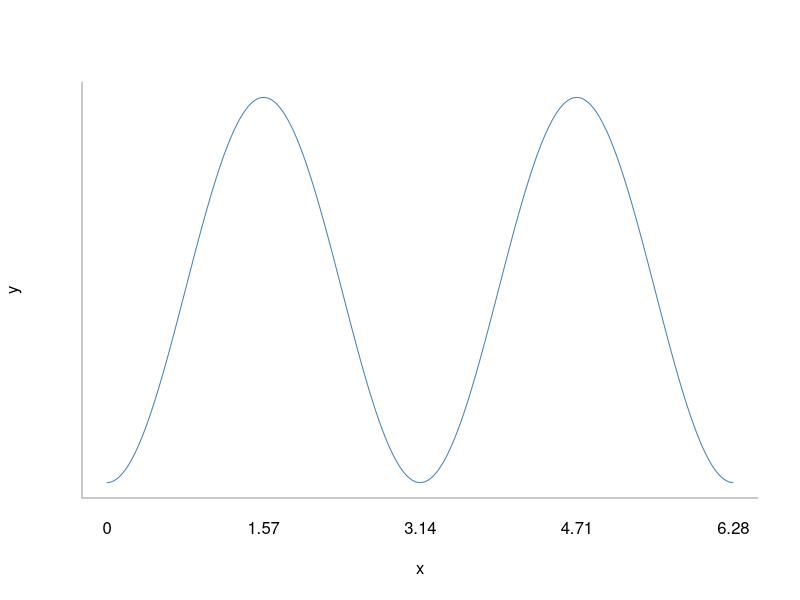
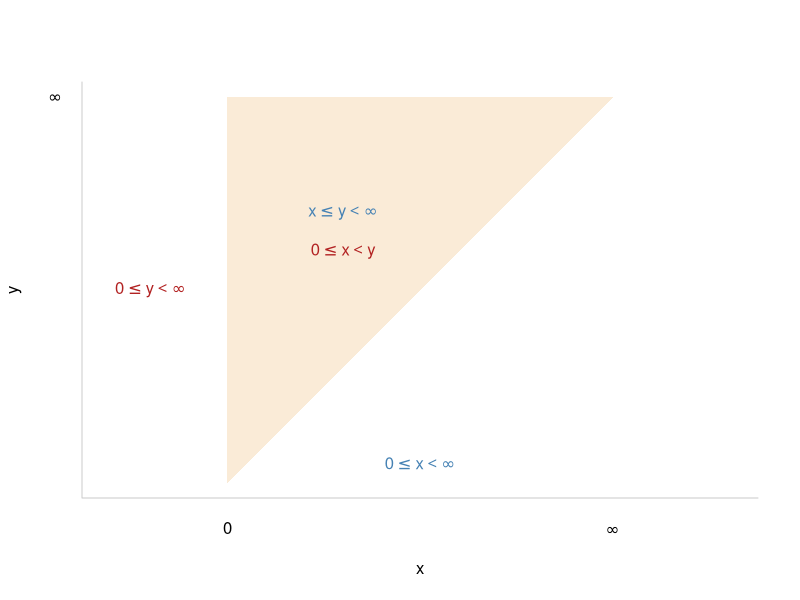
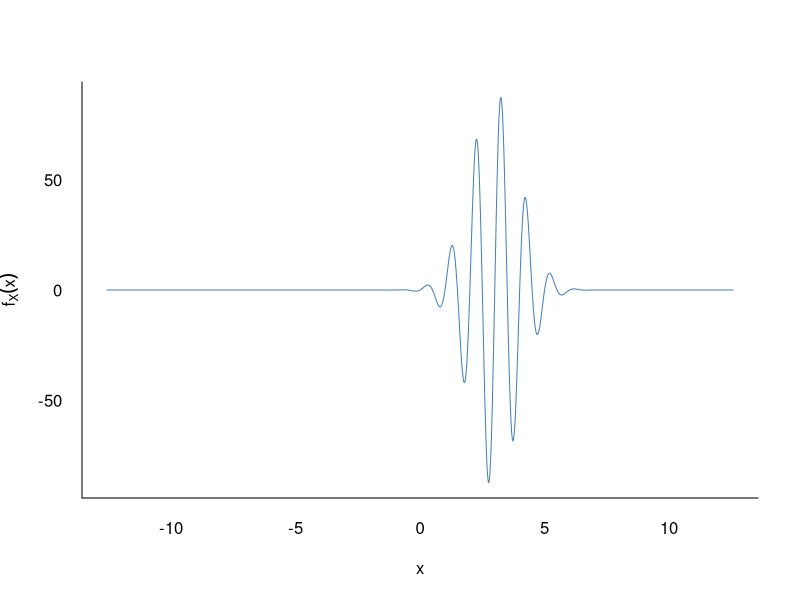
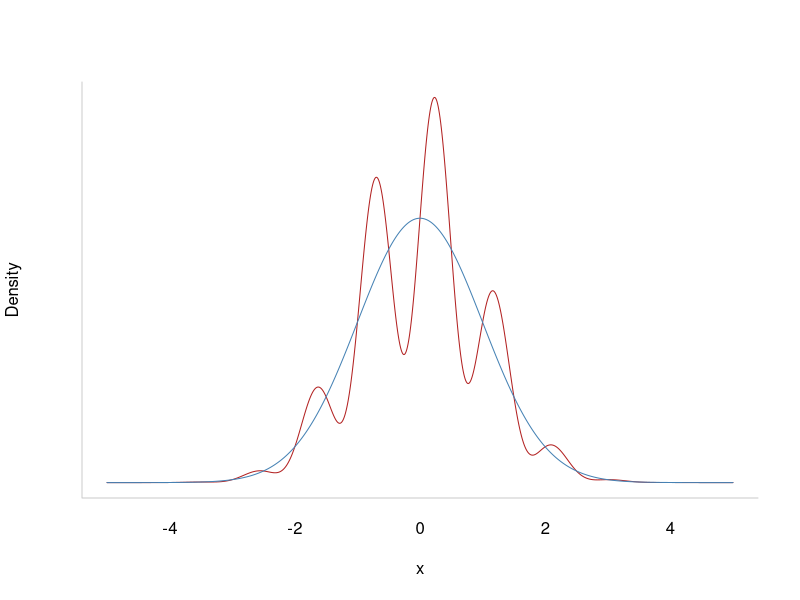
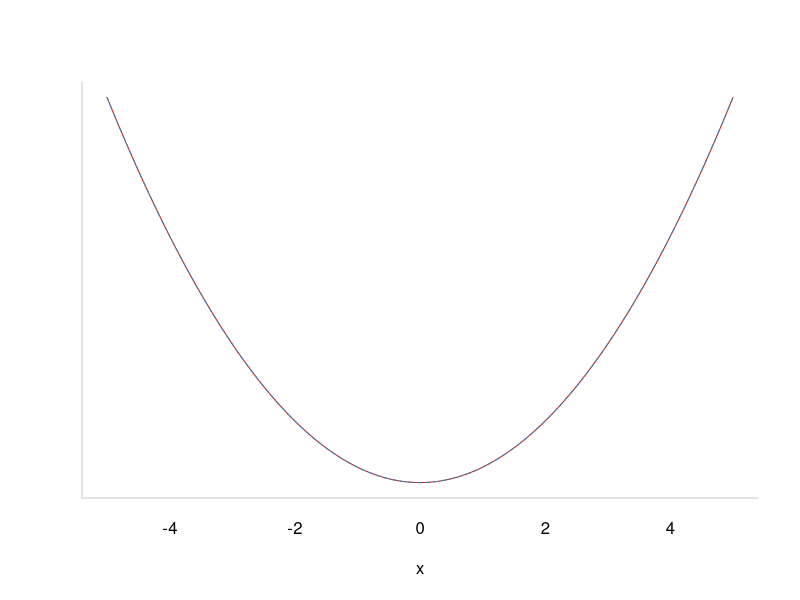

Here is the R script that generated these plots, in order:
## ---- chunk 1
knitr::opts_chunk$set(echo = TRUE)
## ---- chunk 2

x <- seq(0, 2 * pi, 0.01)
y <- sin(x) * sin(x)

plot(x, y, type = 'l', col = 'steelblue', axes = FALSE)
axis(1, tick = FALSE, at = pi * c(0, 1/2, 1, 3/2, 2), 
     labels = round(pi * c(0, 1/2, 1, 3/2, 2), 2))
box(bty = 'L', col = 'grey60')

## ---- chunk 3

plot(0:10, 0:10, type = 'n', xlab = 'x', ylab = 'y', axes = FALSE, asp = 1)
polygon(c(0, 10, 0), c(0, 10, 10), col = 'antiquewhite', border = NA)
text(3, 7, labels = expression({x <= y} < infinity), col = 'steelblue')
text(3, 6, labels = expression({0 <= x} < y), col = 'firebrick')
text(5, 0.5, labels = expression({0 <= x} < infinity), col = 'steelblue')
text(-2, 5, labels = expression({0 <= y} < infinity), col = 'firebrick')
axis(1, at = c(0, 10), labels = c(0, expression(infinity)), tick = FALSE)
axis(2, at = 10, labels = expression(infinity), las = 1, tick = FALSE)
box(bty = 'l', col = 'grey80')

## ---- chunk 4

r <- 3
x <- seq(-4 * pi, 4 * pi, 0.01)
f <- function(x) sin(2 * pi * x) * exp(-((x - r)^2 - r^2)/ 2)

plot(x, f(x), type = 'l', axes = FALSE, 
     ylab = expression(f[X](x)), col = 'steelblue')
axis(1, tick = FALSE)
axis(2, tick = FALSE, las = 1)
box(bty = 'L')

integrate(f, -4 * pi, 4 * pi)

## ---- chunk 5

x <- seq(-5, 5, 0.01)
d1 <- dnorm(x)
d2 <- dnorm(x) * (1 + 1/2 * sin(2 * pi * x))

plot(x, d2, type = 'l', col = 'firebrick', ylab = 'Density', axes = FALSE)
lines(x, d1, col = 'steelblue')
axis(1, tick = FALSE)
box(bty = 'L', col = 'grey80')

## ---- chunk 6

t <- seq(-5, 5, 0.01)

k1 <- t^2 / 2
k2 <- t^2 / 2 + log(1 + 1/2 * exp(-2 * pi^2) * sin(2 * pi * t))

plot(x, k1, type = 'l', col = 'firebrick', ylab = '', axes = FALSE)
lines(x, k2, col = 'steelblue', lty = 'dashed')
axis(1, tick = FALSE)
box(bty = 'L', col = 'grey80')

## ---- chunk 7

K <- 25:35
p <- sapply(K, function(x) prod((95:100 - x) / 95:100))

round(rbind(K, p), 3)

## ---- chunk 8

K <- 50:60

round(rbind(K, dhyper(0, 6, 94, K) + dhyper(1, 6, 94, K)), 3)

